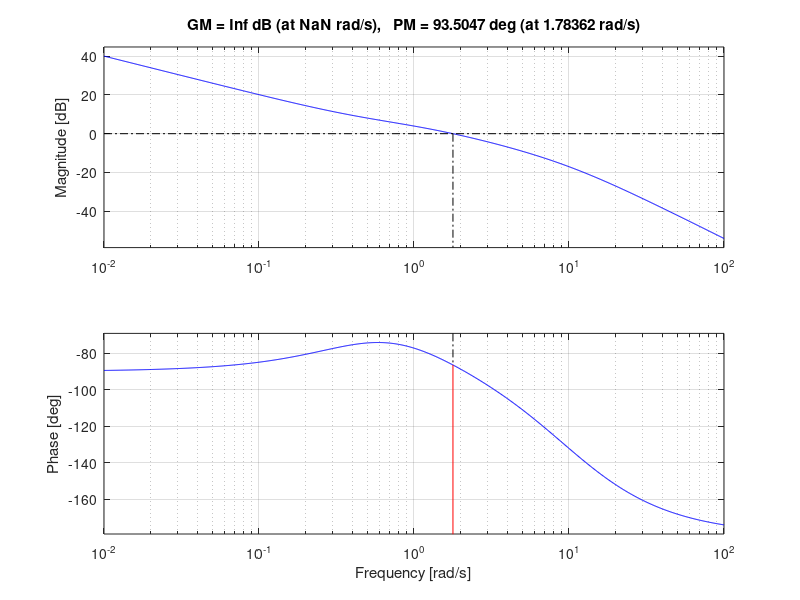

Recreate this plot in MATLAB.
clear all
s=tf('s');
y=tf(200/(s*(s+1)*(s+10)));
c1=0.05+0.1*s;
c2=0.05+0.3*s;
c3=0.05+0.5*s;
f1=y*c1;
f2=y*c2;
f3=y*c3;
margin(f1);
